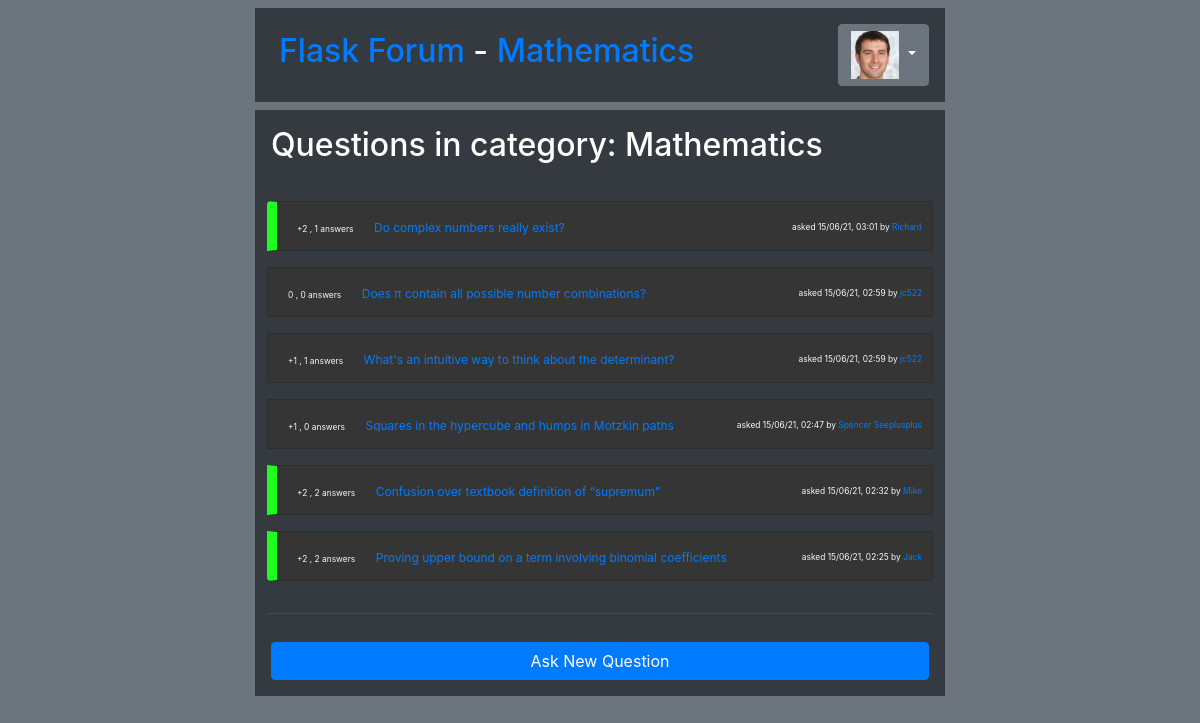
The app's page /category/?category_id=1 (signed in) with its own data.
### models.py (models this page shows)
class Category(db.Model):
    __tablename__ = "categories"
    id = Column(Integer, primary_key=True)
    name = Column(String(50))
    description = Column(String(500))
    questions = relationship("Question")

class User(UserMixin, db.Model):
    __tablename__ = "users"
    id = Column(Integer, primary_key=True)
    email = Column(String(50), unique=True)
    name = Column(String(50))
    password = Column(String(100))
    join_date = Column(Date)
    description = Column(String(500))
    questions = relationship("Question")
    answers = relationship("Answer")
    votes = relationship("Vote")

class Post(db.Model):
    __tablename__ = "posts"
    id = Column(Integer, primary_key=True)
    author_id = Column(Integer, ForeignKey('users.id'))
    content = Column(String(1000))
    votes = relationship("Vote", lazy='dynamic')
    author = relationship("User")
    date = Column(DateTime)
    __mapper_args__ = {'polymorphic_identity':'posts'}

class Question(Post):
    __tablename__ = "questions"
    id = Column(Integer, ForeignKey('posts.id'), primary_key=True)
    title = Column(String(50))
    category_id = Column(Integer, ForeignKey('categories.id'))
    __mapper_args__ = {'polymorphic_identity':'questions'}

### views/home.py (the view)
@home_blueprint.route("/category/")
def category():
    category = db.session.query(Category).filter_by(id = int(request.args.get('category_id'))).first()
    questions = db.session.query(Question).filter_by(category_id = category.id).order_by(Question.date.desc())
    data = utils.get_base_data()
    data['mode'] = 'questions'
    data['category_name'] = category.name
    data['questions_data'] = utils.get_questions_data(questions)
    data['category'] = category
    return render_template(
        'index.html',
        data = data
    )

### main.py (called while the page is built)
@login_manager.user_loader
def load_user(user_id):
    return User.query.get(int(user_id))

### views/utils.py (called while the page is built)
def get_base_data():
    data = {}
    data['logged_user_id'] = current_user.id if current_user.is_authenticated else -1
    return data

def get_questions_data(questions):
    questions_data = []
    for question in questions:
        votes_up = question.votes.filter_by(is_up = True).count()
        votes_down = question.votes.filter_by(is_up = False).count()
        votes_sum = votes_up - votes_down
        question_answers = Answer.query.filter_by(question_id=question.id)
        questions_data.append({
            'question': question,
            'votes_sum': votes_sum,
            'answers_count': question_answers.count(),
            'author_name': question.author.name,
            'has_best': question_answers.filter_by(is_best=True).first() != None,
            'time': question.date.strftime('%d/%m/%y, %H:%M'),
        })
    return questions_data

### templates/index.html (shortened to what this page needs)
{% extends "base.html" %}
{% block content %}
<div class="d-flex flex-column  bg-dark" style="width: 100%;">
    <div class="d-flex p-3">
        <h2>
            {% if data.mode == 'categories' %} Categories {% else %} Questions in category: {{data.category_name}} {% endif %}
        </h2>
    </div>
    <div>
        <div class="p-1">
            <ul class="list-group">
                {% if data.mode == 'categories' %}
                    {% for category_data in data.categories_data %}
                        <li class="list-group-item text-light m-2" style="background-color: rgb(53, 53, 53);">
                                <h5>
                                    <a href="{{url_for('home_blueprint.category', category_id=category_data.category.id)}}">{{category_data.category.name}}</a>
                                    - {{category_data.questions_count}} Questions
                                </h5>
                            <p class="small">
                                {{category_data.category.description}}<br>
                                {% if category_data.last_question %}
                                Last Question:
                                    <a href="{{url_for('question_blueprint.question', question_id=category_data.last_question.id)}}">{{category_data.last_question.title}}</a>
                                    by <a href="{{url_for('user_profile_blueprint.user_profile', user_id=category_data.last_question.author_id)}}">{{category_data.last_question_author_name}}</a>, {{category_data.last_question_date}}
                                {% endif %}
                            </p>
                        </li>
                    {% endfor %}
                {% else %}
                    {% for question_data in data.questions_data%}
                        <li class="list-group-item text-light m-2" style="background-color: rgb(53, 53, 53); {% if question_data.has_best %} border-left: 10px solid rgb(31, 255, 31) {% endif %}">
                            <p class="votes_text">
                            {%if question_data.votes_sum > 0 %}
                                +{{question_data.votes_sum}}
                            {% else %}
                                {{question_data.votes_sum}}
                            {% endif %}, {{question_data.answers_count}} answers</p>
                            <a href="{{url_for('question_blueprint.question', question_id=question_data.question.id)}}">
                                <p class="question_title_text ml-3">{{question_data.question.title}}</p>
                            </a>
                            <p class="question_author_text">asked {{question_data.time}} by <a href="{{url_for('user_profile_blueprint.user_profile', user_id=question_data.question.author_id)}}">{{question_data.author_name}}</a></p>
                        </li>
                    {% endfor %}
                {% endif %}
            </ul>
            {% if data.mode == 'questions' %}
            <div class="mt-4 mx-2" style="border-bottom: 1px solid rgb(73, 73, 73);"></div>
            {% endif %}
        </div>
        {% if data.mode == 'questions' %}
            {%if data.logged_user_id != -1 %}
            <div class="p-3 mt-2">
                <a href="{{url_for('new_question_blueprint.new_question', category_id=data.category_name)}}"><button type="button" class="btn btn-primary btn-block">Ask New Question</button></a>
            </div>
            {% endif %}
        {% endif %}
    </div>
</div>
{% endblock %}

### templates/base.html (shortened to what this page needs)
<!DOCTYPE html>
<head>
    <link rel="stylesheet" href="https://stackpath.bootstrapcdn.com/bootstrap/4.3.1/css/bootstrap.min.css">
    <link rel="stylesheet" href="/static/styles/style.css">
</head>
    <body class="bg-secondary" style="height: 100%; width: 100%;">
        <div class="container-fluid" style="width: 60%; margin:auto">
            <div class="d-flex flex-row bg-dark p-3 my-2">
                <div class="d-flex mr-auto">
                    <h2 class="p-2" style="color:white">
                        <a href="/home/">Flask Forum</a>
                        {% if data.category %}
                        - <a href="{{url_for('home_blueprint.category', category_id=data.category.id)}}">{{data.category.name}}</a>
                        {% endif %}
                    </h2>
                </div>
                <div class="d-flex">
                    {%if data.logged_user_id != -1 %}
                    <div class="btn-group">
                        <button class="btn btn-secondary dropdown-toggle" type="button" id="dropdownMenuButton" data-toggle="dropdown" aria-haspopup="true" aria-expanded="false">
                            <img src="/static/profiles/{{data.logged_user_id}}.jpg" height="48" width="48"/>
                        </button>
                    </div>
                    {% else %}
                    <a href="{{url_for('log_in_blueprint.log_in')}}"><input type="submit" class="btn btn-primary mr-1 mt-3 btn-sm" value="Log In"></input></a>
                    <a href="{{url_for('sign_up_blueprint.sign_up')}}"><input type="submit" class="btn btn-info mt-3 btn-sm" value="Sign up"></input></a>
                    {% endif %}
                </div>
            </div>
            <div class="d-flex flex-row my-2" style="color: white;">
                <div class="d-flex" style="width:100%;">
                    {% block content %}
                    {% endblock %}
                </div>
            </div>
        </div>
    </body>
</html>

### static/styles/style.css (style rules this page uses)
.votes_text { font-size: 0.7vw; display: inline; }
.question_title_text { font-size: 1.0vw; display: inline; }
.question_author_text { font-size: 0.7vw; position: absolute; bottom: 0; right: 0; padding: 10px 10px 0px 10px; }

### records on screen
Category: category.name "Mathematics", category_name "Mathematics"
User: votes_sum "2", answers_count "1", question "Do complex numbers really exist?", time "15/06/21, 03:01", author_name "Richard"
User: votes_sum "0", answers_count "0", question "Does π contain all possible number combinations?", time "15/06/21, 02:59", author_name "jc522", votes_sum "1", answers_count "1", question "What's an intuitive way to think about the determinant?"
User: votes_sum "1", answers_count "0", question "Squares in the hypercube and humps in Motzkin paths", time "15/06/21, 02:47", author_name "Spencer Seeplusplus"
User: votes_sum "2", answers_count "2", question "Confusion over textbook definition of “supremum”", time "15/06/21, 02:32", author_name "Mike"
User: votes_sum "2", answers_count "2", question "Proving upper bound on a term involving binomial coefficients", time "15/06/21, 02:25", author_name "Jack"
